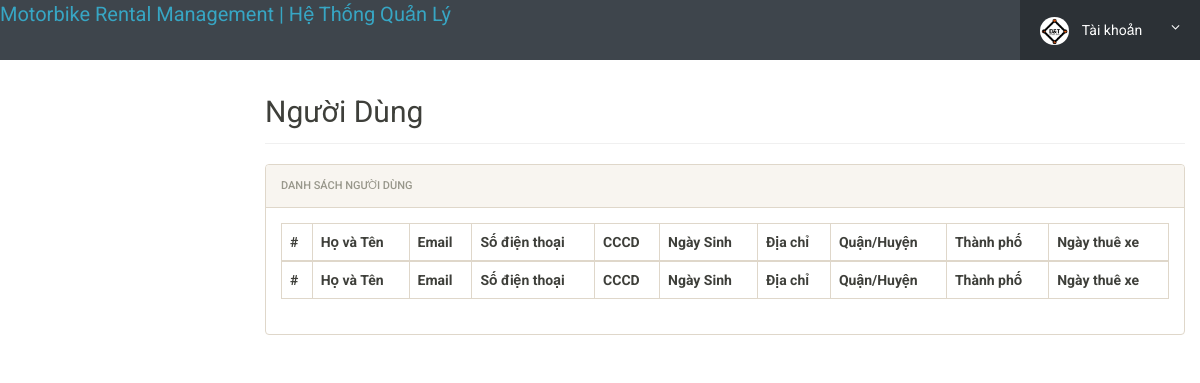
The page /admin/login/reg-users.php (signed in) on the database as committed earlier.
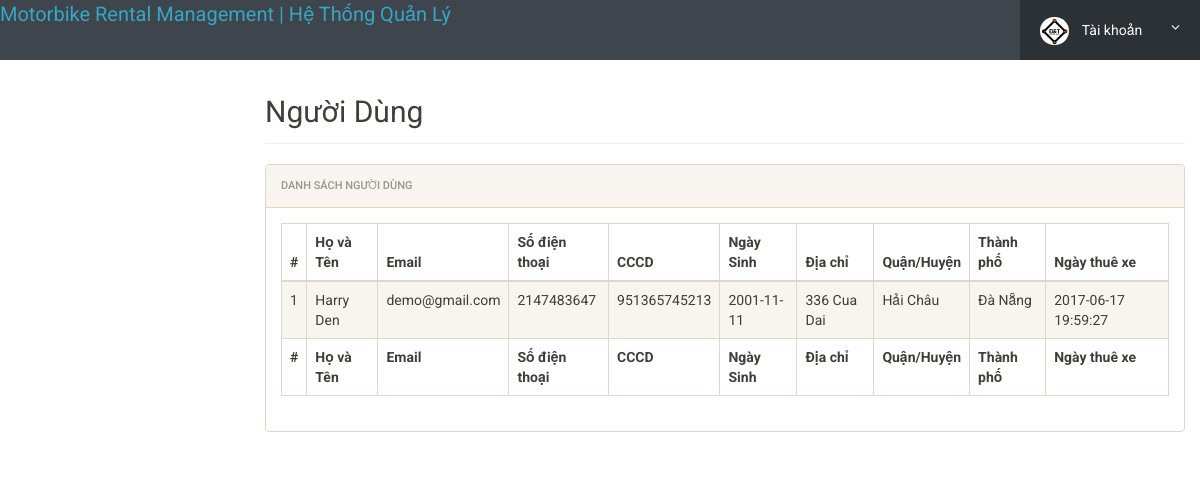
The same page on the database as committed later.
### tables this page shows
CREATE TABLE IF NOT EXISTS `KhachHang` (
  `id` int(11) NOT NULL primary key,
  `HoVaTen` varchar(120) DEFAULT NULL,
  `Email` varchar(100) DEFAULT NULL,
  `CCCD` varchar(20) DEFAULT NULL,
  `SoDienThoai` char(11) DEFAULT NULL,
  `NgaySinh` varchar(100) DEFAULT NULL,
  `DiaChi` varchar(255) DEFAULT NULL,
  `Quan` varchar(100) DEFAULT NULL,
  `ThanhPho` varchar(100) DEFAULT NULL,
  `RegDate` timestamp NULL DEFAULT CURRENT_TIMESTAMP,
  `UpdationDate` timestamp NULL DEFAULT NULL ON UPDATE CURRENT_TIMESTAMP
);

### admin/login/reg-users.php (the view, shortened to what this page needs)
<?php
include('includes/config.php');
if(strlen($_SESSION['alogin'])==0)
	{
header('location:index.php');
}
else{
 ?>
<!doctype html>
<html lang="en" class="no-js">
<head>
	<link rel="stylesheet" href="css/font-awesome.min.css">
	<link rel="stylesheet" href="css/bootstrap.min.css">
	<link rel="stylesheet" href="css/dataTables.bootstrap.min.css">
	<link rel="stylesheet" href="css/bootstrap-social.css">
	<link rel="stylesheet" href="css/bootstrap-select.css">
	<link rel="stylesheet" href="css/fileinput.min.css">
	<link rel="stylesheet" href="css/awesome-bootstrap-checkbox.css">
	<link rel="stylesheet" href="css/style.css">
</head>
<body>
	<?php include('includes/header.php');?>
	<div class="ts-main-content">
		<div class="content-wrapper">
			<div class="container-fluid">
				<div class="row">
					<div class="col-md-12">
						<h2 class="page-title">Người Dùng</h2>
						<div class="panel panel-default">
							<div class="panel-heading">Danh Sách Người dùng</div>
							<div class="panel-body">
								<table id="zctb" class="display table table-striped table-bordered table-hover" cellspacing="0" width="100%">
									<thead>
										<tr>
										<th>#</th>
												<th> Họ và Tên</th>
											<th>Email </th>
											<th>Số điện thoại</th>
											<th>CCCD</th>
										<th>Ngày Sinh</th>
										<th>Địa chỉ</th>
										<th>Quận/Huyện</th>
										<th>Thành phố</th>
										<th>Ngày thuê xe</th>
										</tr>
									</thead>
									<tfoot>
										<tr>
										<th>#</th>
											<th> Họ và Tên</th>
											<th>Email </th>
											<th>Số điện thoại</th>
											<th>CCCD</th>
										<th>Ngày Sinh</th>
										<th>Địa chỉ</th>
										<th>Quận/Huyện</th>
										<th>Thành phố</th>
										<th>Ngày thuê xe</th>
										</tr>
									</tfoot>
									<tbody>
									<?php $sql = "SELECT * from  khachhang ";
$query = $dbh -> prepare($sql);
$query->execute();
$results=$query->fetchAll(PDO::FETCH_OBJ);
$cnt=1;
if($query->rowCount() > 0)
{
foreach($results as $result)
{				?>
										<tr>
											<td><?php echo htmlentities($cnt);?></td>
											<td><?php echo htmlentities($result->HoVaTen);?></td>
											<td><?php echo htmlentities($result->Email);?></td>
											<td><?php echo htmlentities($result->SoDienThoai);?></td>
											<td><?php echo htmlentities($result->CCCD);?></td>
											<td><?php echo htmlentities($result->NgaySinh);?></td>
											<td><?php echo htmlentities($result->DiaChi);?></td>
											<td><?php echo htmlentities($result->Quan);?></td>
											<td><?php echo htmlentities($result->ThanhPho);?></td>
											<td><?php echo htmlentities($result->RegDate);?></td>
										</tr>
										<?php $cnt=$cnt+1; }} ?>
									</tbody>
								</table>
							</div>
						</div>
					</div>
				</div>
			</div>
		</div>
	</div>
</body>
</html>
<?php } ?>

### admin/login/includes/header.php (shortened to what this page needs)
<div class="brand clearfix">
	<a href="dashboard.php" style="font-size: 20px;">Motorbike Rental Management | Hệ Thống Quản Lý</a>
		<ul class="ts-profile-nav">
			<li class="ts-account">
				<a href="#"><img src="img/Snapseed.jpg" class="ts-avatar hidden-side" alt=""> Tài khoản <i class="fa fa-angle-down hidden-side"></i></a>
			</li>
		</ul>
	</div>

### admin/login/css/style.css (style rules this page uses)
html { font-size: 14px; }
@media only screen and (min-width: 480px) { html { font-size: 17px; } }
@media only screen and (min-width: 768px) { html { font-size: 14px; } }
body { font-size: 1em; }
a { color: #37a6c4; }
.panel { overflow: hidden; }
ul, li { margin: 0; padding: 0; list-style: none; }
.page-title { padding-bottom: 15px; margin-bottom: 20px; border-bottom: 1px solid #f0f0f0; }
.brand { background: #3e454c; position: relative; z-index: 3; position: fixed; width: 100%; top: 0; }
.brand .ts-profile-nav { float: right; display: none; }
.brand .ts-profile-nav li { float: left; position: relative; }
.brand .ts-profile-nav li a { display: block; padding: 20px; color: #fff; }
.brand .ts-profile-nav .ts-account .fa-angle-down { float: right; }
.brand .ts-profile-nav .ts-account > a { width: 180px; background: #2c3136; }
.brand .ts-profile-nav .ts-account .ts-avatar { border-radius: 50%; height: 28px; margin: -10px 0; margin-right: 10px; }
@media only screen and (min-width: 992px) { .brand .ts-profile-nav { display: block; } }
.ts-main-content .content-wrapper { padding-top: 15px; margin-top: 60px; }
@media only screen and (min-width: 992px) { .ts-main-content .content-wrapper { margin-left: 250px; } }

Rows that differ between the two databases and show on the page:
added khachhang: HoVaTen "Harry Den", Email "demo@gmail.com", SoDienThoai "2147483647", CCCD "951365745213", NgaySinh "2001-11-11", DiaChi "336 Cua Dai", Quan "Hải Châu", ThanhPho "Đà Nẵng", RegDate "2017-06-17 19:59:27"
